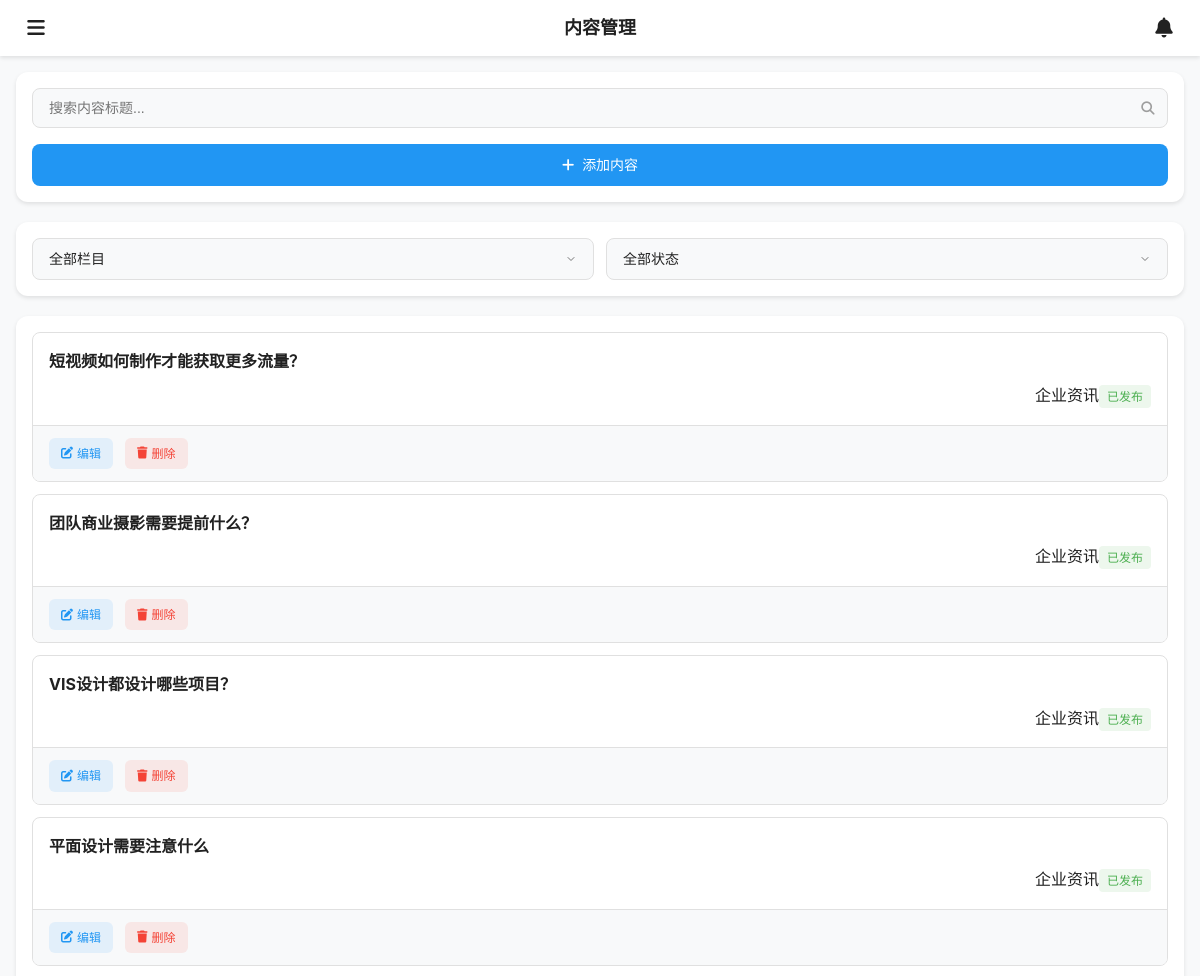
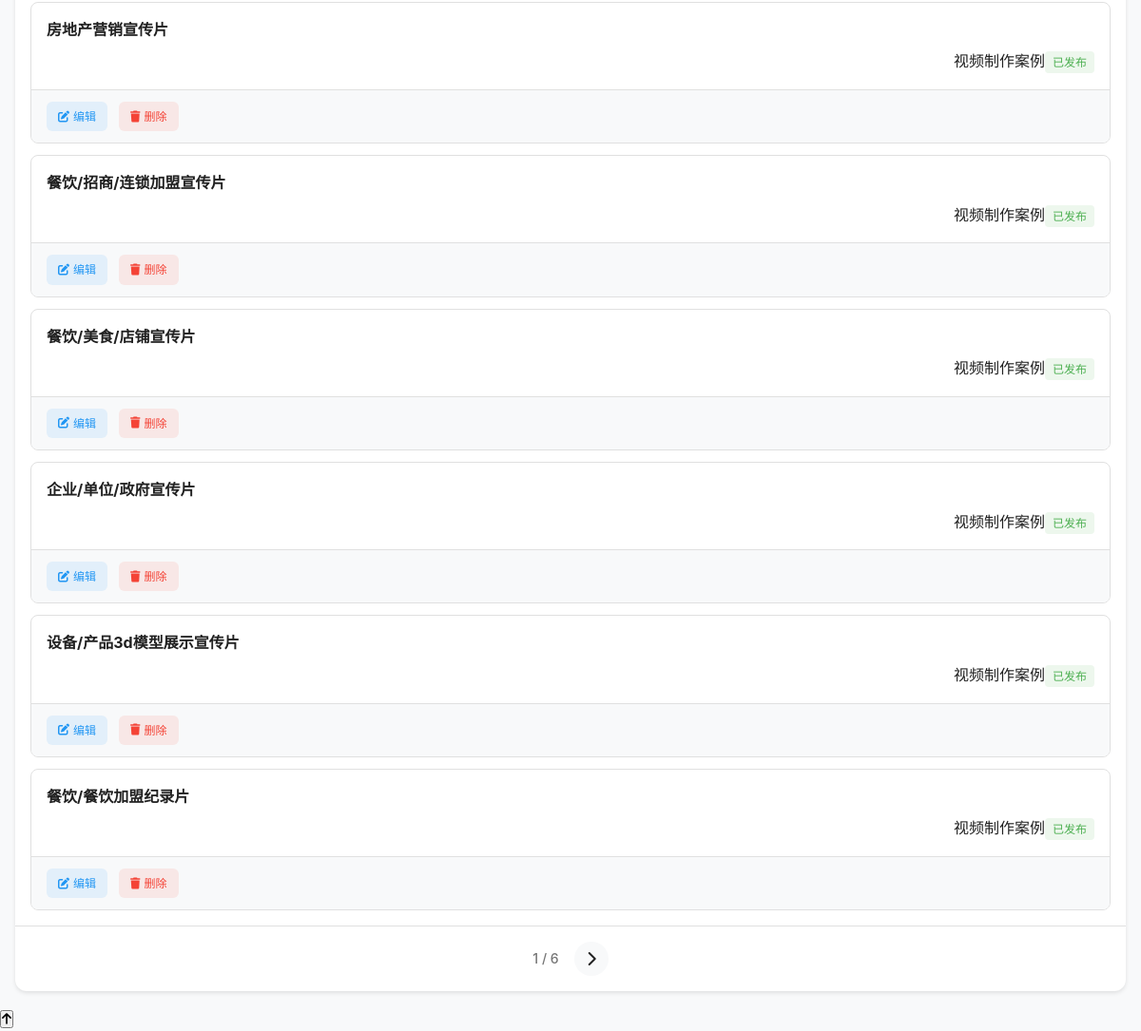
Page /appadmin/modules/content/index.php (signed in) on the committed database (2 pictures, top to bottom).
### tables this page shows
CREATE TABLE `contents` (
  `id` int(11) NOT NULL AUTO_INCREMENT,
  `category_id` int(11) NOT NULL COMMENT '栏目ID',
  `title` varchar(200) NOT NULL COMMENT '标题',
  `slug` varchar(200) NOT NULL COMMENT 'URL别名',
  `summary` text COMMENT '摘要',
  `content` longtext COMMENT '内容',
  `thumbnail` varchar(500) DEFAULT NULL COMMENT '缩略图',
  `images` json DEFAULT NULL COMMENT '图片集合',
  `videos` json DEFAULT NULL COMMENT '视频集合',
  `tags` varchar(500) DEFAULT NULL COMMENT '标签',
  `view_count` int(11) NOT NULL DEFAULT '0' COMMENT '浏览量',
  `sort_order` int(11) NOT NULL DEFAULT '0' COMMENT '排序',
  `is_featured` tinyint(1) NOT NULL DEFAULT '0' COMMENT '是否推荐',
  `is_published` tinyint(1) NOT NULL DEFAULT '1' COMMENT '是否发布',
  `published_at` timestamp NULL DEFAULT NULL COMMENT '发布时间',
  `seo_title` varchar(200) DEFAULT NULL COMMENT 'SEO标题',
  `seo_keywords` varchar(500) DEFAULT NULL COMMENT 'SEO关键词',
  `seo_description` varchar(500) DEFAULT NULL COMMENT 'SEO描述',
  `created_at` timestamp NOT NULL DEFAULT CURRENT_TIMESTAMP COMMENT '创建时间',
  `updated_at` timestamp NOT NULL DEFAULT CURRENT_TIMESTAMP ON UPDATE CURRENT_TIMESTAMP COMMENT '更新时间',
  PRIMARY KEY (`id`),
  UNIQUE KEY `slug` (`slug`),
  KEY `category_id` (`category_id`),
  KEY `is_published` (`is_published`),
  KEY `is_featured` (`is_featured`),
  KEY `sort_order` (`sort_order`)
);

CREATE TABLE `categories` (
  `id` int(11) NOT NULL AUTO_INCREMENT,
  `name` varchar(100) NOT NULL COMMENT '栏目名称',
  `slug` varchar(100) NOT NULL COMMENT 'URL别名',
  `description` text COMMENT '栏目描述',
  `channel_content` longtext COMMENT '频道页面内容',
  `template_type` enum('channel','list','content') NOT NULL DEFAULT 'list' COMMENT '模板类型',
  `template_file` varchar(100) DEFAULT NULL COMMENT '模板文件名',
  `parent_id` int(11) NOT NULL DEFAULT '0' COMMENT '父栏目ID',
  `sort_order` int(11) NOT NULL DEFAULT '0' COMMENT '排序',
  `is_active` tinyint(1) NOT NULL DEFAULT '1' COMMENT '是否启用',
  `meta_title` varchar(200) DEFAULT NULL COMMENT 'SEO标题',
  `meta_keywords` varchar(500) DEFAULT NULL COMMENT 'SEO关键词',
  `meta_description` varchar(500) DEFAULT NULL COMMENT 'SEO描述',
  `created_at` timestamp NOT NULL DEFAULT CURRENT_TIMESTAMP COMMENT '创建时间',
  `updated_at` timestamp NOT NULL DEFAULT CURRENT_TIMESTAMP ON UPDATE CURRENT_TIMESTAMP COMMENT '更新时间',
  `content_template_id` int(11) DEFAULT NULL COMMENT '内容模板ID',
  PRIMARY KEY (`id`),
  UNIQUE KEY `slug` (`slug`),
  KEY `parent_id` (`parent_id`),
  KEY `sort_order` (`sort_order`),
  KEY `is_active` (`is_active`),
  KEY `idx_template_file` (`template_file`),
  KEY `idx_content_template_id` (`content_template_id`)
);

### appadmin/modules/content/index.php (the view, shortened to what this page needs)
<?php
require_once '../../../includes/functions.php';
$search_keyword = $_GET['keyword'] ?? '';
$category_id = $_GET['category_id'] ?? '';
$is_published = $_GET['is_published'] ?? '';
$page = max(1, intval($_GET['page'] ?? 1));
$per_page = 10;
$offset = ($page - 1) * $per_page;
$where_conditions = ['1=1'];
$params = [];
$where_clause = implode(' AND ', $where_conditions);
try {
    $count_sql = "SELECT COUNT(*) as total FROM contents c
                  LEFT JOIN categories cat ON c.category_id = cat.id
                  WHERE $where_clause";
    $count_stmt = $db->prepare($count_sql);
    $count_stmt->execute($params);
    $total = $count_stmt->fetch()['total'];
    $sql = "SELECT c.*, cat.name as category_name, cat.slug as category_slug
            FROM contents c
            LEFT JOIN categories cat ON c.category_id = cat.id
            WHERE $where_clause
            ORDER BY c.sort_order DESC, c.created_at DESC
            LIMIT ? OFFSET ?";
    $params[] = $per_page;
    $params[] = $offset;
    $stmt = $db->prepare($sql);
    $stmt->execute($params);
    $contents = $stmt->fetchAll();
    $total_pages = ceil($total / $per_page);
} catch(PDOException $e) {
    $contents = [];
    $total = 0;
    $total_pages = 0;
}
?>
<!DOCTYPE html>
<html lang="zh-CN">
<head>
    <link rel="stylesheet" href="https://unpkg.com/layui@2.8.0/dist/css/layui.css">
    <link rel="stylesheet" href="../../assets/css/mobile-admin.css">
    <link rel="stylesheet" href="../../assets/css/mobile-modules.css">
    <link rel="stylesheet" href="https://cdnjs.cloudflare.com/ajax/libs/font-awesome/6.4.0/css/all.min.css">
</head>
<body>
    <div class="mobile-layout">
        <div class="mobile-header">
            <div class="header-left">
                <button class="menu-toggle" id="menuToggle">
                    <i class="fas fa-bars"></i>
                </button>
            </div>
            <div class="header-title">
                <h1>内容管理</h1>
            </div>
            <div class="header-right">
                <button class="notification-btn" id="notificationBtn">
                    <i class="fas fa-bell"></i>
                </button>
            </div>
        </div>
        <div class="mobile-main">
            <div class="action-bar">
                <div class="search-box">
                    <form method="GET" class="search-form">
                        <div class="input-group">
                            <input type="text" name="keyword" placeholder="搜索内容标题..."
                                   value="<?php echo htmlspecialchars($search_keyword); ?>">
                            <button type="submit">
                                <i class="fas fa-search"></i>
                            </button>
                        </div>
                    </form>
                </div>
                <div class="action-buttons">
                    <a href="add.php" class="btn-primary">
                        <i class="fas fa-plus"></i> 添加内容
                    </a>
                </div>
            </div>
            <div class="filter-bar">
                <form method="GET" class="filter-form">
                    <div class="filter-group">
                        <select name="category_id" onchange="this.form.submit()">
                            <option value="">全部栏目</option>
                        </select>
                    </div>
                    <div class="filter-group">
                        <select name="is_published" onchange="this.form.submit()">
                            <option value="">全部状态</option>
                        </select>
                    </div>
                </form>
            </div>
            <div class="data-table">
                <?php if (empty($contents)): ?>
                    <div class="empty-state">
                        <i class="fas fa-file-alt"></i>
                        <p>暂无内容数据</p>
                    </div>
                <?php else: ?>
                    <div class="table-container">
                        <?php foreach ($contents as $content): ?>
                        <div class="table-row">
                            <div class="row-content">
                                <div class="row-main">
                                    <h4><?php echo htmlspecialchars($content['title']); ?></h4>
                                </div>
                                <div class="row-meta">
                                    <div class="meta-item">
                                        <span class="category"><?php echo htmlspecialchars($content['category_name'] ?? '未分类'); ?></span>
                                    </div>
                                    <div class="meta-item">
                                        <span class="status-badge <?php echo $content['is_published'] ? 'status-active' : 'status-inactive'; ?>">
                                            <?php echo $content['is_published'] ? '已发布' : '草稿'; ?>
                                        </span>
                                    </div>
                                </div>
                            </div>
                            <div class="row-actions">
                                <a href="edit.php?id=<?php echo $content['id']; ?>" class="action-btn edit">
                                    <i class="fas fa-edit"></i> 编辑
                                </a>
                                <a href="javascript:void(0);" class="action-btn delete"
                                   onclick="deleteContent(<?php echo $content['id']; ?>)">
                                    <i class="fas fa-trash"></i> 删除
                                </a>
                            </div>
                        </div>
                        <?php endforeach; ?>
                    </div>
                    <?php if ($total_pages > 1): ?>
                    <div class="pagination">
                        <span class="page-info">
                            <?php echo $page; ?> / <?php echo $total_pages; ?>
                        </span>
                        <?php if ($page < $total_pages): ?>
                            <a href="?page=<?php echo $page + 1; ?>&keyword=<?php echo urlencode($search_keyword); ?>&category_id=<?php echo $category_id; ?>&is_published=<?php echo $is_published; ?>" class="page-link">
                                <i class="fas fa-chevron-right"></i>
                            </a>
                        <?php endif; ?>
                    </div>
                    <?php endif; ?>
                <?php endif; ?>
            </div>
        </div>
    </div>
</body>
</html>

### appadmin/assets/css/mobile-admin.css (style rules this page uses)
:root { --primary-dark: #1a1a1a; --primary-gray: #2d2d2d; --secondary-gray: #3a3a3a; --light-gray: #f5f5f5; --medium-gray: #e0e0e0; --dark-gray: #9e9e9e; --hover-bg: #f0f0f0; --active-bg: #e8e8e8; --brand-blue: #2196f3; --brand-green: #4caf50; --brand-orange: #ff9800; --brand-red: #f44336; --brand-purple: #9c27b0; --status-active: #4caf50; --status-inactive: #f44336; --status-pending: #ff9800; --status-processing: #2196f3; --status-completed: #9c27b0; --text-primary: #212121; --text-secondary: #757575; --text-light: #bdbdbd; --bg-primary: #ffffff; --bg-secondary: #f8f9fa; --bg-tertiary: #eeeeee; --border-light: #e0e0e0; --border-medium: #bdbdbd; --shadow-light: 0 2px 4px rgba(0, 0, 0, 0.1); --shadow-medium: 0 4px 8px rgba(0, 0, 0, 0.15); --shadow-heavy: 0 8px 16px rgba(0, 0, 0, 0.2); --ease-smooth: cubic-bezier(0.4, 0, 0.2, 1); --ease-bounce: cubic-bezier(0.68, -0.55, 0.265, 1.55); }
* { margin: 0; padding: 0; box-sizing: border-box; }
body { font-family: -apple-system, BlinkMacSystemFont, 'Segoe UI', Roboto, 'Helvetica Neue', Arial, sans-serif; background-color: var(--bg-secondary); color: var(--text-primary); line-height: 1.6; -webkit-font-smoothing: antialiased; -moz-osx-font-smoothing: grayscale; overflow-x: hidden; }
.mobile-layout { display: flex; flex-direction: column; min-height: 100vh; position: relative; }
.mobile-header { position: fixed; top: 0; left: 0; right: 0; height: 56px; background: var(--bg-primary); display: flex; align-items: center; justify-content: space-between; padding: 0 16px; box-shadow: var(--shadow-light); z-index: 1000; }
.header-left, .header-right { display: flex; align-items: center; }
.header-title { position: absolute; left: 50%; transform: translateX(-50%); }
.header-title h1 { font-size: 18px; font-weight: 600; color: var(--text-primary); margin: 0; }
.menu-toggle, .notification-btn, .close-sidebar { background: none; border: none; font-size: 20px; color: var(--text-primary); cursor: pointer; width: 40px; height: 40px; border-radius: 50%; display: flex; align-items: center; justify-content: center; transition: all 0.3s var(--ease-smooth); }
.mobile-main { margin-top: 56px; padding: 16px; flex: 1; }

### rows in the picture
contents: title "短视频如何制作才能获取更多流量？", category.name "企业资讯", is_published "已发布"
contents: title "团队商业摄影需要提前什么？", category.name "企业资讯", is_published "已发布"
contents: title "VIS设计都设计哪些项目？", category.name "企业资讯", is_published "已发布"
contents: title "平面设计需要注意什么", category.name "企业资讯", is_published "已发布"
contents: title "房地产营销宣传片", category.name "视频制作案例", is_published "已发布"
contents: title "餐饮/招商/连锁加盟宣传片", category.name "视频制作案例", is_published "已发布"
contents: title "餐饮/美食/店铺宣传片", category.name "视频制作案例", is_published "已发布"
contents: title "企业/单位/政府宣传片", category.name "视频制作案例", is_published "已发布"
contents: title "设备/产品3d模型展示宣传片", category.name "视频制作案例", is_published "已发布"
contents: title "餐饮/餐饮加盟纪录片", category.name "视频制作案例", is_published "已发布"

### other values in the picture
$page "1"
$total_pages "6"
